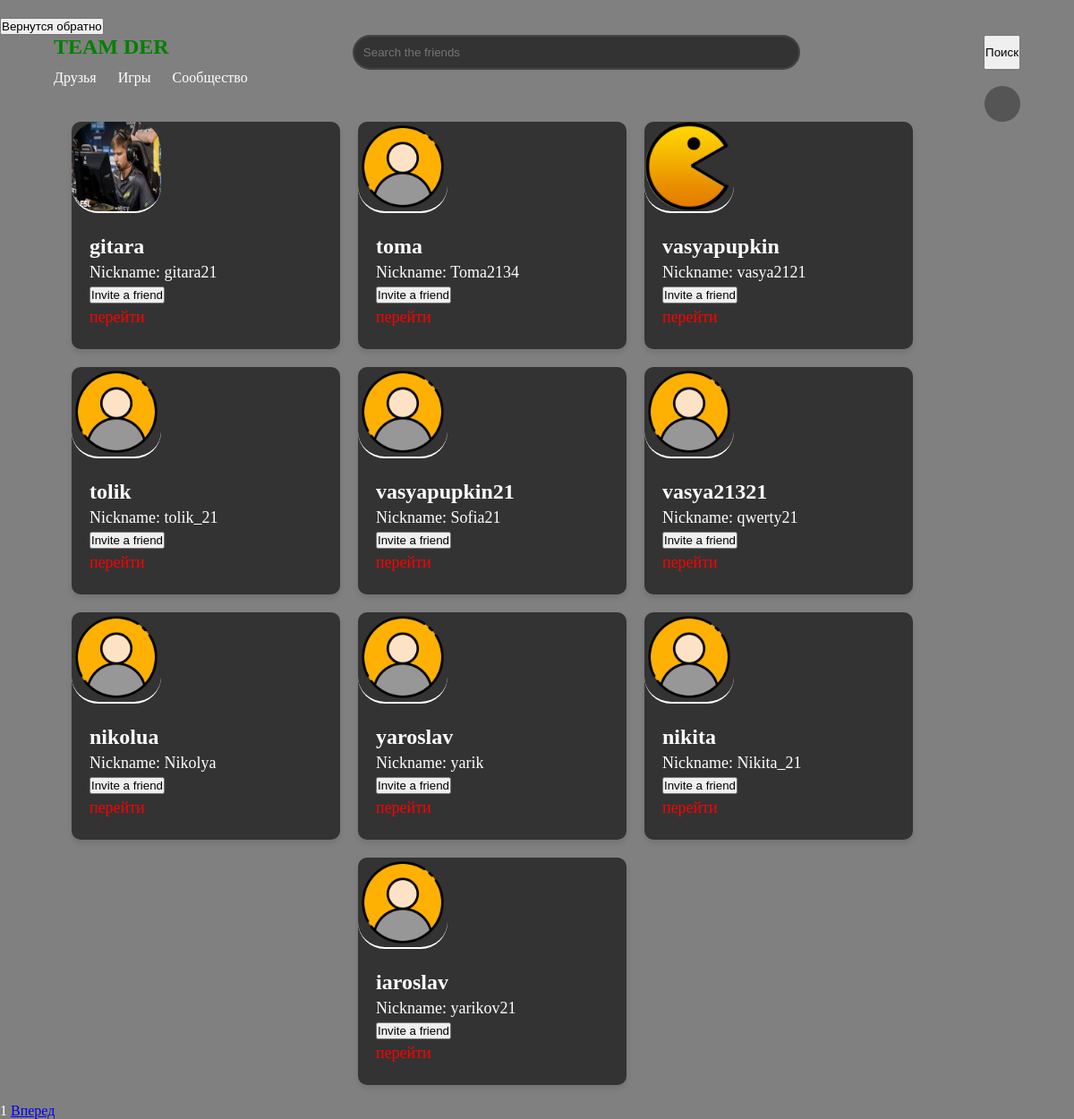
Screenshot of /find_users/ (signed in) with the database file from the repository.
### my_codes/models.py (models this page shows, shortened)
class NIKNEM(models.Model):
    niknem = models.CharField(max_length=30, null=True)
    user = models.ForeignKey(User, on_delete=models.CASCADE, null=True)

### my_codes/views.py (the view)
# urls.py: path('find_users/', views.find_users_page,name="find_users_page"),
def find_users_page(request):
    context = {}
    if request.method == 'POST':
        form = SearchUserForm(request.POST)
        if form.is_valid():
            query = form.cleaned_data['query']
            page = 0
        else:
            query = ''
            page = 0
    else:
        query = request.GET.get('query', '')
        page = max(0, int(request.GET.get('page', 1)) - 1)
    all_accounts_count = NIKNEM.objects.filter(niknem__contains=query).count()
    current_user = request.user
    accounts = NIKNEM.objects.filter(niknem__contains=query).exclude(user=current_user)[page * 10:page * 10 + 10]
    context['page'] = page + 1
    context['accounts'] = accounts
    context['max_page'] = all_accounts_count // 10 + (all_accounts_count % 10 != 0)
    context['query'] = query
    context['form'] = SearchUserForm(initial={'query': query})
    if 'add_friend' in request.POST:
        friend_id = request.POST.get('friend_id')
        friend = get_object_or_404(User, id=friend_id)
        Friend.make_friend(request.user, friend)
    return render(request, "find_users.html", context)

### my_codes/forms.py
class SearchUserForm(forms.Form):
    query = CharField(required=True, label='')

### my_codes/templatetags/user_avatar.py (called while the page is built)
@register.simple_tag(name='user_avatar')
def user_avatar(userid):
    path = MEDIA_ROOT + '/avatars/' + str(userid) + '.png'
    print(MEDIA_ROOT + '/avatars/' + str(userid) + '.png')
    if os.path.isfile(path):
        return MEDIA_URL + 'avatars/' + str(userid) + '.png'
    else:
        return MEDIA_URL + 'avatars/default.png'

### my_codes/templates/find_users.html (shortened to what this page needs)
{% load static %}
{% load user_avatar %}
<!DOCTYPE html>
<html lang="en">
<head>
    <link href="{% static 'find_users_style.css' %}" rel="stylesheet">
</head>
<body>
<header>
    <a href="{% url 'homePage' %}"><button>Вернутся обратно</button></a>
        <div class="container1">
          <div style="display: flex; ">
            <h1 style="color: green;">TEAM DER</h1>
            <input type="text" id="query" class="dark-rounded-input" placeholder="Search the friends" style="width: 500px;" name="query">
              <button onclick="searchButton()" class="glow-on-hover">Поиск</button>
          </div>
          <nav>
            <ul>
              <li><a href="#">Друзья</a></li>
              <li><a href="#">Игры</a></li>
              <li><a href="#">Сообщество</a></li>
            </ul>
          </nav>
          <div class="user-avatar">
          </div>
        </div>
    </header>
    {% if accounts|length > 0 %}
        <div class="container">
    {% for account in accounts %}
    <div class="user-card">
        <img src="{% user_avatar account.user.id %}" alt="User Avatar" style="border-radius: 30px; width: 100px;">
        <div class="user-info">
            <h2>{{ account.user.username }}</h2>
            <p>Nickname: {{ account.niknem }}</p>
            <form method="post" action="{% url 'find_users_page' %}">
                <button class="btn" type="submit" name="add_friend">Invite a friend</button>
            </form>
            {% if account.user %}
                <a href="{% url 'polzovatels_account' account.user.id %}" style="text-decoration: none; color: red;"><p>перейти</p></a>
            {% endif %}
        </div>
    </div>
{% endfor %}
</div>
    {% else %}
    <h1>Ничего не найдено</h1>
    {% endif %}
    {% if accounts|length > 0 %}
        <div class="paginator">
            {{ page }}
            {% if page < max_page %}
                <a href="/find_users?query={{ query }}&page={{ page|add:1 }}">Вперед</a>
            {% endif %}
        </div>
    {% endif %}
</body>
</html>

### my_codes/templates/find_users.html (style rules this page uses)
* { margin: 0; padding: 0; box-sizing: border-box; }
body { font-family: 'Rocher'; background-color: grey; color: #ffffff; margin: 0; padding: 0; }
.container { display: flex; flex-wrap: wrap; justify-content: center; gap: 20px; padding: 20px; }
.user-card { background-color: #333333; border-radius: 10px; overflow: hidden; box-shadow: 0 4px 6px rgba(0, 0, 0, 0.1); width: 300px; }
.user-card img { width: 100%; height: auto; border-bottom: 2px solid #ffffff; }
.user-info { padding: 20px; }
.user-info h2 { margin-top: 0; font-size: 24px; }
.user-info p { margin: 5px 0; font-size: 18px; }
.container1 { width: 90%; max-width: 1200px; margin: 0 auto; }
.dark-rounded-input { background-color: #333; color: #fff; padding: 10px; border-radius: 20px; border-color: #444; border-style: solid; outline: none; margin: auto; }
.user-avatar { float: right; width: 40px; height: 40px; border-radius: 50%; background-color: #555; }
header { padding: 20px 0; }
header h1 { font-size: 24px; }
nav ul { list-style-type: none; }
nav ul li { display: inline; margin-right: 20px; }
nav ul li a { color: #fff; text-decoration: none; }

### rows the page displays
NIKNEM: user.username "gitara", niknem "gitara21", shows "перейти"
NIKNEM: user.username "toma", niknem "Toma2134", shows "перейти"
NIKNEM: user.username "vasyapupkin", niknem "vasya2121", shows "перейти"
NIKNEM: user.username "tolik", niknem "tolik_21", shows "перейти"
NIKNEM: user.username "vasyapupkin21", niknem "Sofia21", shows "перейти"
NIKNEM: user.username "vasya21321", niknem "qwerty21", shows "перейти"
NIKNEM: user.username "nikolua", niknem "Nikolya", shows "перейти"
NIKNEM: user.username "yaroslav", niknem "yarik", shows "перейти"
NIKNEM: user.username "nikita", niknem "Nikita_21", shows "перейти"
NIKNEM: user.username "iaroslav", niknem "yarikov21", shows "перейти"

### other values shown
{{ page }} "1"
